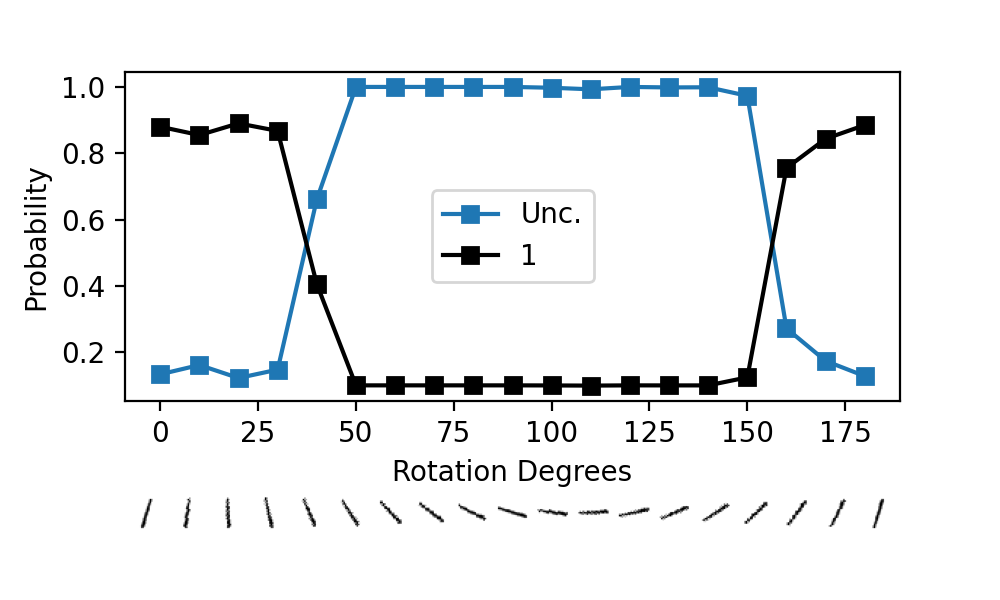

Write Python code to recreate this figure.
import torch
from torch import nn
from torch.utils.data import DataLoader
from torchvision.datasets import MNIST
from torchvision import transforms as T
import torchvision.transforms.functional as TF
import matplotlib.pyplot as plt

from edl_pytorch import Dirichlet, evidential_classification

MEAN, STD = 0.13, 0.31


# re-create mnist example from http://arxiv.org/abs/1806.01768
def main():
    torch.manual_seed(0)
    device = torch.device("cuda" if torch.cuda.is_available() else "cpu")

    transform = T.Compose([T.ToTensor(), T.Normalize(MEAN, STD)])
    train_ds = MNIST("./data", train=True, download=True, transform=transform)
    test_ds = MNIST("./data", train=False, download=True, transform=transform)

    lenet = nn.Sequential(
        nn.Conv2d(1, 6, 5, padding=2),
        nn.ReLU(),
        nn.MaxPool2d(2, 2),
        nn.Conv2d(6, 16, 5),
        nn.ReLU(),
        nn.MaxPool2d(2, 2),
        nn.Flatten(),
        nn.Linear(16 * 5 * 5, 120),
        nn.ReLU(),
        nn.Linear(120, 84),
        nn.ReLU(),
        Dirichlet(84, 10),
    )
    lenet.to(device)

    optimizer = torch.optim.Adam(lenet.parameters(), lr=1e-3)

    for epoch in range(10):
        lenet.train()
        for x, y in DataLoader(train_ds, batch_size=1000, shuffle=True):
            x = x.to(device)
            y = y.to(device)
            pred = lenet(x)
            loss = evidential_classification(pred, y, lamb=min(1, epoch / 10))
            optimizer.zero_grad()
            loss.backward()
            optimizer.step()

        with torch.no_grad():
            lenet.eval()
            correct, total = 0, 0
            for x, y in DataLoader(test_ds, batch_size=1000):
                x = x.to(device)
                y = y.to(device)
                pred = lenet(x)
                correct += (pred.argmax(-1) == y).sum()
                total += y.shape[0]

            acc = (correct / total).item()
            print("epoch:", epoch, "acc:", acc)

    # show uncertainty with rotation with one of the "1" examples
    rotation_uncertainty(test_ds[2][0].to(device), lenet)


@torch.no_grad()
def rotation_uncertainty(img, model):
    m = 180
    n = m // 10 + 1
    degs = torch.linspace(0, m, n)
    imgs, probs, uncertainty = [], [], []
    for deg in degs:
        img_ = TF.rotate(img, float(deg), fill=-MEAN / STD)
        imgs.append(img_.squeeze().cpu())
        alpha = model(img_.unsqueeze(0)).squeeze().cpu()
        probs.append(alpha / alpha.sum())
        uncertainty.append(10 / alpha.sum())

    uncertainty = torch.stack(uncertainty)
    probs = torch.stack(probs)
    imgs = torch.cat(imgs, dim=1)

    fig, (ax1, ax2) = plt.subplots(
        2, 1, gridspec_kw={"height_ratios": [8, 1]}, figsize=(5, 3), dpi=200
    )
    fig.subplots_adjust(hspace=0.5)
    ax1.plot(degs, uncertainty, label="Unc.", marker="s")
    ax1.plot(degs, probs[:, 1], label="1", color="k", marker="s")
    ax1.set_ylabel("Probability")
    ax1.set_xlabel("Rotation Degrees")
    ax1.legend()

    ax2.imshow(1 - (imgs * STD + MEAN), cmap="gray")
    ax2.axis(False)

    plt.savefig(f"examples/mnist.png")


if __name__ == "__main__":
    main()
